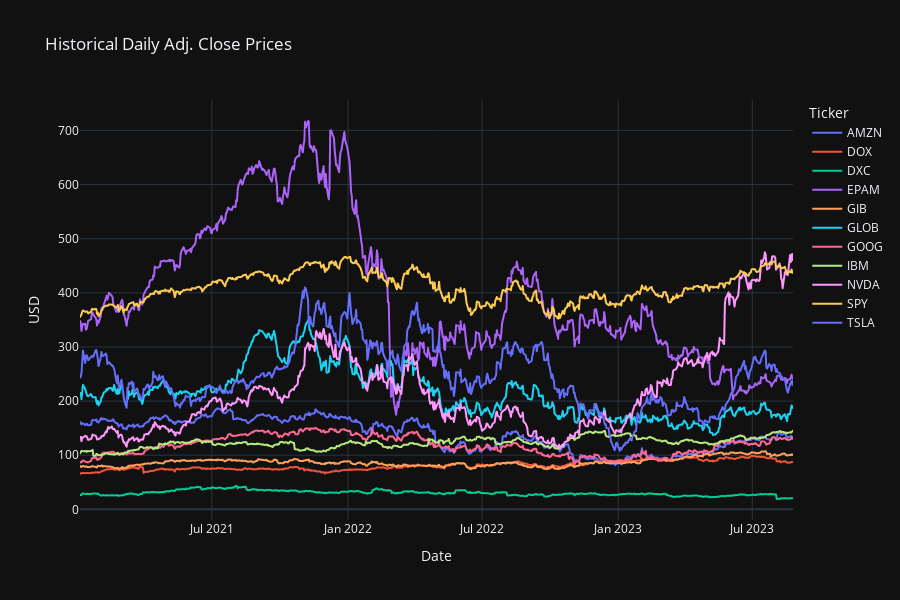

Notebook code cell kept with this figure:
### Code cell
# Plot prices
px.line(
    data_frame = price_df,
    title = 'Historical Daily Adj. Close Prices',
    height = 600,
    labels = {'variable': 'Ticker', 'value': 'USD'}
)

### Figure 1 — Plotly figure (JSON) as saved in the notebook; plotly's stock layout.template omitted (floating-point values rounded to 4 significant figures; data arrays with more than 128 entries replaced by an {"elided": "..."} marker saying what was removed)
{"data": [{"hovertemplate": "Ticker=AMZN<br>Date=%{x}<br>USD=%{y}<extra></extra>", "legendgroup": "AMZN", "line": {"color": "#636efa", "dash": "solid"}, "marker": {"symbol": "circle"}, "mode": "lines", "name": "AMZN", "showlegend": true, "type": "scattergl", "x": {"elided": "666 str values"}, "xaxis": "x", "y": {"elided": "666 float values"}, "yaxis": "y"}, {"hovertemplate": "Ticker=DOX<br>Date=%{x}<br>USD=%{y}<extra></extra>", "legendgroup": "DOX", "line": {"color": "#EF553B", "dash": "solid"}, "marker": {"symbol": "circle"}, "mode": "lines", "name": "DOX", "showlegend": true, "type": "scattergl", "x": {"elided": "666 str values"}, "xaxis": "x", "y": {"elided": "666 float values"}, "yaxis": "y"}, {"hovertemplate": "Ticker=DXC<br>Date=%{x}<br>USD=%{y}<extra></extra>", "legendgroup": "DXC", "line": {"color": "#00cc96", "dash": "solid"}, "marker": {"symbol": "circle"}, "mode": "lines", "name": "DXC", "showlegend": true, "type": "scattergl", "x": {"elided": "666 str values"}, "xaxis": "x", "y": {"elided": "666 float values"}, "yaxis": "y"}, {"hovertemplate": "Ticker=EPAM<br>Date=%{x}<br>USD=%{y}<extra></extra>", "legendgroup": "EPAM", "line": {"color": "#ab63fa", "dash": "solid"}, "marker": {"symbol": "circle"}, "mode": "lines", "name": "EPAM", "showlegend": true, "type": "scattergl", "x": {"elided": "666 str values"}, "xaxis": "x", "y": {"elided": "666 float values"}, "yaxis": "y"}, {"hovertemplate": "Ticker=GIB<br>Date=%{x}<br>USD=%{y}<extra></extra>", "legendgroup": "GIB", "line": {"color": "#FFA15A", "dash": "solid"}, "marker": {"symbol": "circle"}, "mode": "lines", "name": "GIB", "showlegend": true, "type": "scattergl", "x": {"elided": "666 str values"}, "xaxis": "x", "y": {"elided": "666 float values"}, "yaxis": "y"}, {"hovertemplate": "Ticker=GLOB<br>Date=%{x}<br>USD=%{y}<extra></extra>", "legendgroup": "GLOB", "line": {"color": "#19d3f3", "dash": "solid"}, "marker": {"symbol": "circle"}, "mode": "lines", "name": "GLOB", "showlegend": true, "type": "scattergl", "x": {"elided": "666 str values"}, "xaxis": "x", "y": {"elided": "666 float values"}, "yaxis": "y"}, {"hovertemplate": "Ticker=GOOG<br>Date=%{x}<br>USD=%{y}<extra></extra>", "legendgroup": "GOOG", "line": {"color": "#FF6692", "dash": "solid"}, "marker": {"symbol": "circle"}, "mode": "lines", "name": "GOOG", "showlegend": true, "type": "scattergl", "x": {"elided": "666 str values"}, "xaxis": "x", "y": {"elided": "666 float values"}, "yaxis": "y"}, {"hovertemplate": "Ticker=IBM<br>Date=%{x}<br>USD=%{y}<extra></extra>", "legendgroup": "IBM", "line": {"color": "#B6E880", "dash": "solid"}, "marker": {"symbol": "circle"}, "mode": "lines", "name": "IBM", "showlegend": true, "type": "scattergl", "x": {"elided": "666 str values"}, "xaxis": "x", "y": {"elided": "666 float values"}, "yaxis": "y"}, {"hovertemplate": "Ticker=NVDA<br>Date=%{x}<br>USD=%{y}<extra></extra>", "legendgroup": "NVDA", "line": {"color": "#FF97FF", "dash": "solid"}, "marker": {"symbol": "circle"}, "mode": "lines", "name": "NVDA", "showlegend": true, "type": "scattergl", "x": {"elided": "666 str values"}, "xaxis": "x", "y": {"elided": "666 float values"}, "yaxis": "y"}, {"hovertemplate": "Ticker=SPY<br>Date=%{x}<br>USD=%{y}<extra></extra>", "legendgroup": "SPY", "line": {"color": "#FECB52", "dash": "solid"}, "marker": {"symbol": "circle"}, "mode": "lines", "name": "SPY", "showlegend": true, "type": "scattergl", "x": {"elided": "666 str values"}, "xaxis": "x", "y": {"elided": "666 float values"}, "yaxis": "y"}, {"hovertemplate": "Ticker=TSLA<br>Date=%{x}<br>USD=%{y}<extra></extra>", "legendgroup": "TSLA", "line": {"color": "#636efa", "dash": "solid"}, "marker": {"symbol": "circle"}, "mode": "lines", "name": "TSLA", "showlegend": true, "type": "scattergl", "x": {"elided": "666 str values"}, "xaxis": "x", "y": {"elided": "666 float values"}, "yaxis": "y"}], "layout": {"height": 600, "legend": {"title": {"text": "Ticker"}, "tracegroupgap": 0}, "title": {"text": "Historical Daily Adj. Close Prices"}, "xaxis": {"anchor": "y", "domain": [0, 1], "title": {"text": "Date"}}, "yaxis": {"anchor": "x", "domain": [0, 1], "title": {"text": "USD"}}}}
